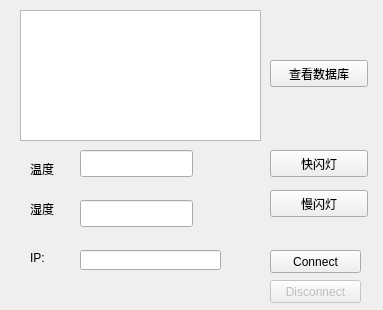
<?xml version="1.0" encoding="UTF-8"?>
<ui version="4.0">
 <class>clientWidget</class>
 <widget class="QWidget" name="clientWidget">
  <property name="geometry">
   <rect>
    <x>0</x>
    <y>0</y>
    <width>383</width>
    <height>310</height>
   </rect>
  </property>
  <property name="windowTitle">
   <string>clientWidget</string>
  </property>
  <widget class="QLineEdit" name="lineEdit_socket">
   <property name="geometry">
    <rect>
     <x>80</x>
     <y>250</y>
     <width>141</width>
     <height>20</height>
    </rect>
   </property>
  </widget>
  <widget class="QLabel" name="label">
   <property name="geometry">
    <rect>
     <x>30</x>
     <y>250</y>
     <width>31</width>
     <height>16</height>
    </rect>
   </property>
   <property name="text">
    <string>IP:</string>
   </property>
  </widget>
  <widget class="QTextEdit" name="textEdit">
   <property name="geometry">
    <rect>
     <x>20</x>
     <y>10</y>
     <width>241</width>
     <height>131</height>
    </rect>
   </property>
  </widget>
  <widget class="QPushButton" name="pushButton_disconnect">
   <property name="enabled">
    <bool>false</bool>
   </property>
   <property name="geometry">
    <rect>
     <x>270</x>
     <y>280</y>
     <width>91</width>
     <height>23</height>
    </rect>
   </property>
   <property name="text">
    <string>Disconnect</string>
   </property>
  </widget>
  <widget class="QPushButton" name="pushButton_connect">
   <property name="geometry">
    <rect>
     <x>270</x>
     <y>250</y>
     <width>91</width>
     <height>23</height>
    </rect>
   </property>
   <property name="text">
    <string>Connect</string>
   </property>
  </widget>
  <widget class="QLineEdit" name="lineEdit_2">
   <property name="geometry">
    <rect>
     <x>80</x>
     <y>150</y>
     <width>113</width>
     <height>27</height>
    </rect>
   </property>
  </widget>
  <widget class="QLineEdit" name="lineEdit_3">
   <property name="geometry">
    <rect>
     <x>80</x>
     <y>200</y>
     <width>113</width>
     <height>27</height>
    </rect>
   </property>
  </widget>
  <widget class="QLabel" name="label_2">
   <property name="geometry">
    <rect>
     <x>30</x>
     <y>160</y>
     <width>66</width>
     <height>17</height>
    </rect>
   </property>
   <property name="text">
    <string>温度</string>
   </property>
  </widget>
  <widget class="QLabel" name="label_3">
   <property name="geometry">
    <rect>
     <x>30</x>
     <y>200</y>
     <width>66</width>
     <height>17</height>
    </rect>
   </property>
   <property name="text">
    <string>湿度</string>
   </property>
  </widget>
  <widget class="QPushButton" name="pushButton">
   <property name="geometry">
    <rect>
     <x>270</x>
     <y>150</y>
     <width>98</width>
     <height>27</height>
    </rect>
   </property>
   <property name="text">
    <string>快闪灯</string>
   </property>
  </widget>
  <widget class="QPushButton" name="pushButton_2">
   <property name="geometry">
    <rect>
     <x>270</x>
     <y>190</y>
     <width>98</width>
     <height>27</height>
    </rect>
   </property>
   <property name="text">
    <string>慢闪灯</string>
   </property>
  </widget>
  <widget class="QPushButton" name="sqlButton">
   <property name="geometry">
    <rect>
     <x>270</x>
     <y>60</y>
     <width>98</width>
     <height>27</height>
    </rect>
   </property>
   <property name="text">
    <string>查看数据库</string>
   </property>
  </widget>
 </widget>
 <layoutdefault spacing="6" margin="11"/>
 <resources/>
 <connections/>
</ui>
